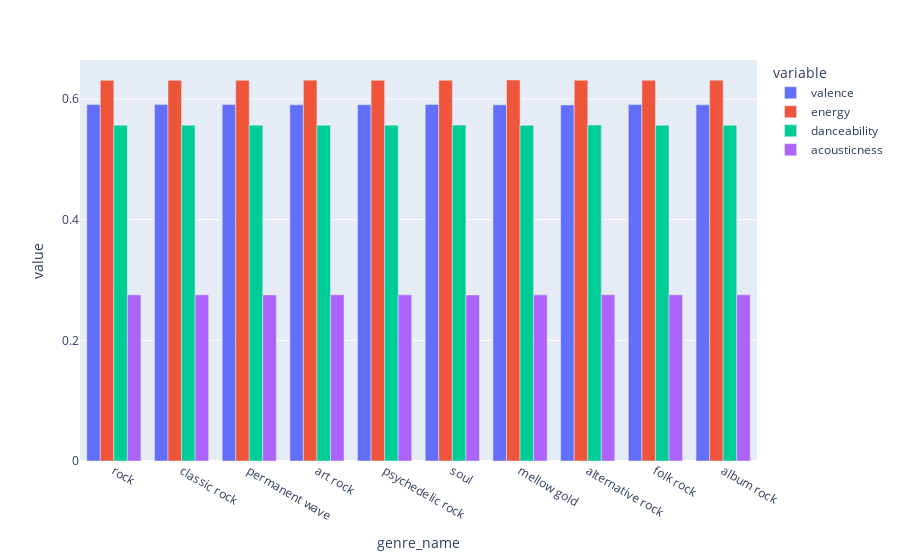

The notebook cell saved with this chart:
### Code cell
top10_genres = genre_test.nlargest(10, 'genre_counts')

fig = px.bar(top10_genres, x='genre_name', y=['valence', 'energy', 'danceability', 'acousticness'], barmode='group')


fig.update_layout(
    yaxis = dict(
        tickmode = 'linear',
        tick0 = 0,
        dtick = 0.2
    )
)
fig.show()

### Figure 1 — Plotly figure (JSON) as saved in the notebook; plotly's stock layout.template omitted (floating-point values rounded to 4 significant figures)
{"data": [{"alignmentgroup": "True", "hovertemplate": "variable=valence<br>genre_name=%{x}<br>value=%{y}<extra></extra>", "legendgroup": "valence", "marker": {"color": "#636efa", "pattern": {"shape": ""}}, "name": "valence", "offsetgroup": "valence", "orientation": "v", "showlegend": true, "textposition": "auto", "type": "bar", "x": ["rock", "classic rock", "permanent wave", "art rock", "psychedelic rock", "soul", "mellow gold", "alternative rock", "folk rock", "album rock"], "xaxis": "x", "y": [0.5907, 0.5907, 0.5908, 0.5903, 0.5907, 0.5909, 0.5904, 0.5902, 0.5907, 0.5903], "yaxis": "y"}, {"alignmentgroup": "True", "hovertemplate": "variable=energy<br>genre_name=%{x}<br>value=%{y}<extra></extra>", "legendgroup": "energy", "marker": {"color": "#EF553B", "pattern": {"shape": ""}}, "name": "energy", "offsetgroup": "energy", "orientation": "v", "showlegend": true, "textposition": "auto", "type": "bar", "x": ["rock", "classic rock", "permanent wave", "art rock", "psychedelic rock", "soul", "mellow gold", "alternative rock", "folk rock", "album rock"], "xaxis": "x", "y": [0.631, 0.631, 0.6311, 0.6313, 0.631, 0.6311, 0.6315, 0.6312, 0.631, 0.6313], "yaxis": "y"}, {"alignmentgroup": "True", "hovertemplate": "variable=danceability<br>genre_name=%{x}<br>value=%{y}<extra></extra>", "legendgroup": "danceability", "marker": {"color": "#00cc96", "pattern": {"shape": ""}}, "name": "danceability", "offsetgroup": "danceability", "orientation": "v", "showlegend": true, "textposition": "auto", "type": "bar", "x": ["rock", "classic rock", "permanent wave", "art rock", "psychedelic rock", "soul", "mellow gold", "alternative rock", "folk rock", "album rock"], "xaxis": "x", "y": [0.5565, 0.5565, 0.5565, 0.5566, 0.5565, 0.5568, 0.5564, 0.5568, 0.5565, 0.5566], "yaxis": "y"}, {"alignmentgroup": "True", "hovertemplate": "variable=acousticness<br>genre_name=%{x}<br>value=%{y}<extra></extra>", "legendgroup": "acousticness", "marker": {"color": "#ab63fa", "pattern": {"shape": ""}}, "name": "acousticness", "offsetgroup": "acousticness", "orientation": "v", "showlegend": true, "textposition": "auto", "type": "bar", "x": ["rock", "classic rock", "permanent wave", "art rock", "psychedelic rock", "soul", "mellow gold", "alternative rock", "folk rock", "album rock"], "xaxis": "x", "y": [0.2754, 0.2754, 0.2753, 0.2755, 0.2754, 0.2753, 0.2754, 0.2756, 0.2754, 0.2755], "yaxis": "y"}], "layout": {"barmode": "group", "legend": {"title": {"text": "variable"}, "tracegroupgap": 0}, "margin": {"t": 60}, "xaxis": {"anchor": "y", "domain": [0, 1], "title": {"text": "genre_name"}}, "yaxis": {"anchor": "x", "domain": [0, 1], "dtick": 0.2, "tick0": 0, "tickmode": "linear", "title": {"text": "value"}}}}
